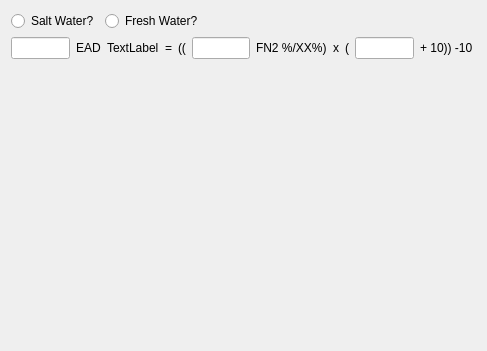
<?xml version="1.0" encoding="UTF-8"?>
<ui version="4.0">
 <class>CPage</class>
 <widget class="QWidget" name="CPage">
  <property name="geometry">
   <rect>
    <x>0</x>
    <y>0</y>
    <width>487</width>
    <height>351</height>
   </rect>
  </property>
  <property name="windowTitle">
   <string>Title</string>
  </property>
  <layout class="QVBoxLayout" name="verticalLayout">
   <item>
    <layout class="QHBoxLayout" name="horizontalLayout_2">
     <item>
      <widget class="QRadioButton" name="saltwater">
       <property name="text">
        <string>Salt Water?</string>
       </property>
      </widget>
     </item>
     <item>
      <widget class="QRadioButton" name="freshWater">
       <property name="text">
        <string>Fresh Water?</string>
       </property>
      </widget>
     </item>
     <item>
      <spacer name="horizontalSpacer">
       <property name="orientation">
        <enum>Qt::Orientation::Horizontal</enum>
       </property>
       <property name="sizeHint" stdset="0">
        <size>
         <width>40</width>
         <height>20</height>
        </size>
       </property>
      </spacer>
     </item>
    </layout>
   </item>
   <item>
    <layout class="QHBoxLayout" name="horizontalLayout">
     <item>
      <widget class="QLineEdit" name="ead"/>
     </item>
     <item>
      <widget class="QLabel" name="label_5">
       <property name="text">
        <string>EAD</string>
       </property>
      </widget>
     </item>
     <item>
      <widget class="QLabel" name="eadLabel">
       <property name="text">
        <string>TextLabel</string>
       </property>
      </widget>
     </item>
     <item>
      <widget class="QLabel" name="label_4">
       <property name="text">
        <string>=</string>
       </property>
      </widget>
     </item>
     <item>
      <widget class="QLabel" name="label_3">
       <property name="text">
        <string>((</string>
       </property>
      </widget>
     </item>
     <item>
      <widget class="QLineEdit" name="fn2"/>
     </item>
     <item>
      <widget class="QLabel" name="fn2Label">
       <property name="text">
        <string>FN2 %/XX%)</string>
       </property>
      </widget>
     </item>
     <item>
      <widget class="QLabel" name="label">
       <property name="text">
        <string>x</string>
       </property>
      </widget>
     </item>
     <item>
      <widget class="QLabel" name="label_2">
       <property name="text">
        <string>(</string>
       </property>
      </widget>
     </item>
     <item>
      <widget class="QLineEdit" name="depth"/>
     </item>
     <item>
      <widget class="QLabel" name="depthLabel">
       <property name="text">
        <string>+ 10)) -10 </string>
       </property>
      </widget>
     </item>
    </layout>
   </item>
   <item>
    <spacer name="verticalSpacer">
     <property name="orientation">
      <enum>Qt::Orientation::Vertical</enum>
     </property>
     <property name="sizeHint" stdset="0">
      <size>
       <width>20</width>
       <height>40</height>
      </size>
     </property>
    </spacer>
   </item>
  </layout>
  <action name="actionExit">
   <property name="text">
    <string>Exit</string>
   </property>
   <property name="iconText">
    <string>E&amp;xit</string>
   </property>
   <property name="shortcut">
    <string>Alt+F4</string>
   </property>
  </action>
 </widget>
 <tabstops>
  <tabstop>saltwater</tabstop>
  <tabstop>freshWater</tabstop>
  <tabstop>ead</tabstop>
  <tabstop>fn2</tabstop>
  <tabstop>depth</tabstop>
 </tabstops>
 <resources/>
 <connections/>
</ui>
